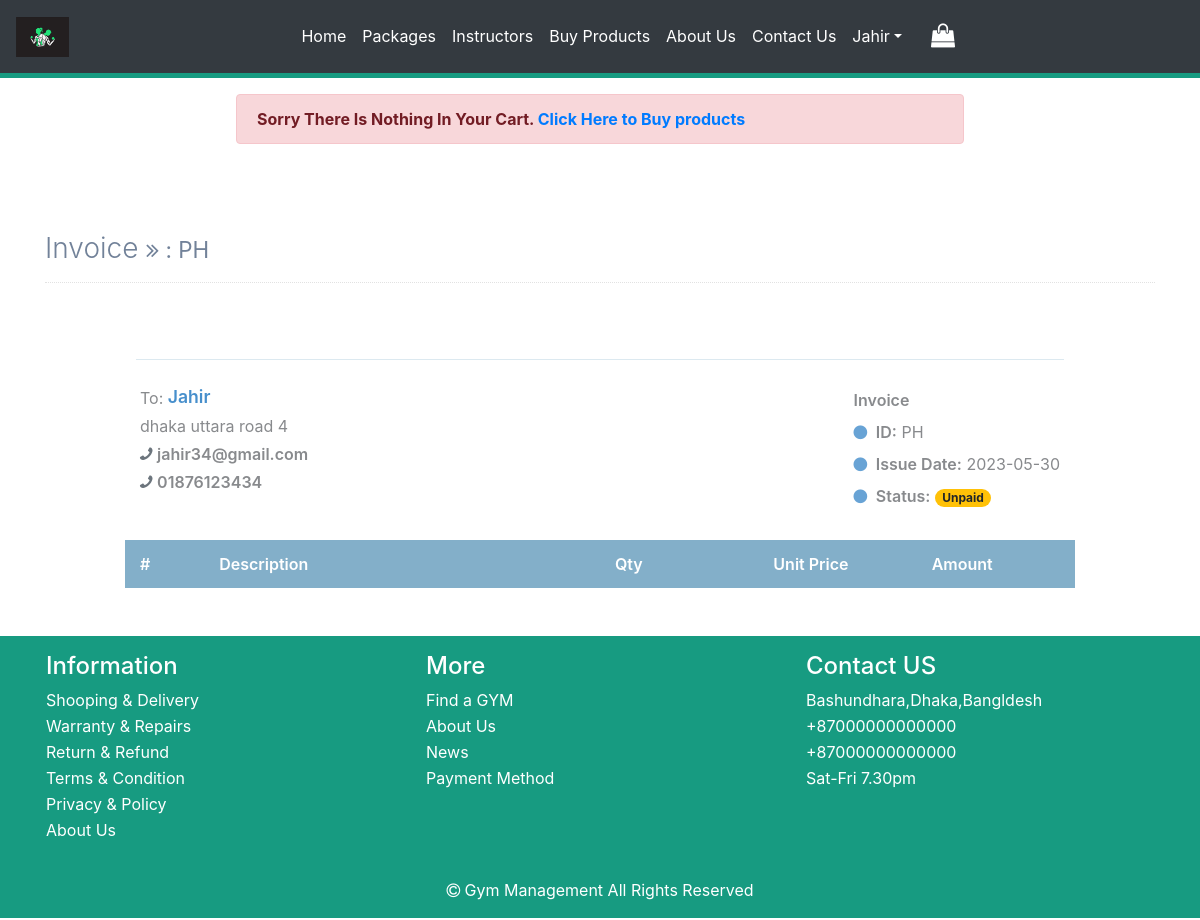
Screenshot of /invoice.php (signed in) with the database file from the repository.
### tables this page shows
CREATE TABLE `users` (
  `user_id` int(11) NOT NULL,
  `fname` varchar(100) NOT NULL,
  `lame` varchar(100) NOT NULL,
  `gender` varchar(1) NOT NULL,
  `age` int(11) NOT NULL,
  `username` varchar(100) NOT NULL,
  `password` varchar(100) NOT NULL,
  `address` varchar(200) NOT NULL,
  `phone_num` varchar(11) NOT NULL
);

### php-functions/php_query_functions.php (called while the page is built, shortened)
<?php
function PullData($con, $table, $columns, $condition, $oparator)
{
    $sql = "SELECT {$columns} FROM {$table}";
    $where_cls = "";
    if (is_array($condition)) {
        $where_cls = "where ";
        $and = "";
        foreach ($condition as $key => $val) {
            $where_cls .= "" . $and . " " . $key . "=" ."'$val'". " ";
            $and = $oparator;
        }
    }
    $sql .= " " . $where_cls;
    $result = $con->query($sql);
    return $result;
}
?>

### invoice.php (the view, shortened to what this page needs)
<!doctype html>
<html lang="en">
<head>
    <link rel="stylesheet" href="css/style.css">
    <link rel="stylesheet" href="https://maxcdn.bootstrapcdn.com/font-awesome/4.7.0/css/font-awesome.min.css">
    <link rel="stylesheet" href="https://stackpath.bootstrapcdn.com/bootstrap/4.3.1/css/bootstrap.min.css">
</head>
<body>
    <?php
    include('php-layout-files/navbar.php');
    ?>
    <?php
    include('php-functions/db_connection.php');
    include('php-functions/php_query_functions.php');
    $invoice_id = rand(10000, 90000);
    if (!isset($_SESSION['user_id'])) {
        echo  '<script>
        alert("You have to Log in to buy a Product and There is Nothing in Your Cart");
        </script>';
        echo '<script> location.replace("login.php"); </script>';
    } else {
        $uid = $_SESSION['user_id'];
        $condition = array(
            'user_id' => $uid
        );
        $result = PullData($con, 'users', '*', $condition, 'and');
        $row = mysqli_fetch_array($result);
    }
    ?>
    <?php
    if (empty($_SESSION['cart'])) {
    ?>
        <div class="container">
            <div class="row">
                <div class="col-md-8 mx-auto p-3">
                    <div class="alert alert-danger" role="alert">
                        <strong>Sorry There Is Nothing In Your Cart. <a name="" id="" href="gym-products.php">Click Here to Buy products</a></strong>
                    </div>
                </div>
            </div>
        </div>
    <?php }
    ?>
    <div class="page-content container my-5">
        <div class="page-header text-blue-d2">
            <h1 class="page-title text-secondary-d1">
                Invoice
                <small class="page-info">
                    <i class="fa fa-angle-double-right text-80"></i>
                    : <?php
                        ?>PH
                </small>
            </h1>
        </div>
        <div class="container px-0">
            <div class="row mt-4">
                <div class="col-12 col-lg-10 offset-lg-1">
                    <div class="row">
                        <div class="col-12">
                            <div class="text-center text-150">
                            </div>
                        </div>
                    </div>
                    <hr class="row brc-default-l1 mx-n1 mb-4" />
                    <div class="row">
                        <div class="col-sm-6">
                            <div>
                                <span class="text-sm text-grey-m2 align-middle">To:</span>
                                <span class="text-600 text-110 text-blue align-middle"><?php echo $row['fname'] ?></span>
                            </div>
                            <div class="text-grey-m2">
                                <div class="my-1">
                                    <?php echo $row['address'] ?>
                                </div>
                                <div class="my-1"><i class="fa fa-phone fa-flip-horizontal text-secondary"></i> <b class="text-600"> <?php echo $row['username'] ?></b></div>
                                <div class="my-1"><i class="fa fa-phone fa-flip-horizontal text-secondary"></i> <b class="text-600"> <?php echo $row['phone_num'] ?></b></div>
                            </div>
                        </div>
                        <div class="text-95 col-sm-6 align-self-start d-sm-flex justify-content-end">
                            <div class="text-grey-m2">
                                <div class="mt-1 mb-2 text-secondary-m1 text-600 text-125">
                                    Invoice
                                </div>
                                <div class="my-2"><i class="fa fa-circle text-blue-m2 text-xs mr-1"></i> <span class="text-600 text-90">ID:</span> <?php
                                                                                                                                                    if (!empty($_SESSION['cart'])) {
                                                                                                                                                        echo $invoice_id;
                                                                                                                                                    } ?>PH</div>
                                <div class="my-2"><i class="fa fa-circle text-blue-m2 text-xs mr-1"></i> <span class="text-600 text-90">Issue Date:</span> <?php echo date('Y-m-d'); ?></div>
                                <div class="my-2"><i class="fa fa-circle text-blue-m2 text-xs mr-1"></i> <span class="text-600 text-90">Status:</span> <span class="badge badge-warning badge-pill px-25">Unpaid</span></div>
                            </div>
                        </div>
                    </div>
                    <div class="mt-4">
                        <div class="row text-600 text-white bgc-default-tp1 py-25">
                            <div class="d-none d-sm-block col-1">#</div>
                            <div class="col-9 col-sm-5">Description</div>
                            <div class="d-none d-sm-block col-4 col-sm-2">Qty</div>
                            <div class="d-none d-sm-block col-sm-2">Unit Price</div>
                            <div class="col-2">Amount</div>
                        </div>
                </div>
            </div>
        </div>
    </div>
    </div>
    <?php include('php-layout-files/footer.php') ?>
</body>
</html>

### css/style.css (style rules this page uses)
body { color: black; font-family: 'Roboto', sans-serif; }

### invoice.php (style rules this page uses)
.text-secondary-d1 { color: #728299 !important; }
.page-header { margin: 0 0 1rem; padding-bottom: 1rem; padding-top: .5rem; border-bottom: 1px dotted #e2e2e2; display: -ms-flexbox; display: flex; -ms-flex-pack: justify; justify-content: space-between; -ms-flex-align: center; align-items: center; }
.page-title { padding: 0; margin: 0; font-size: 1.75rem; font-weight: 300; }
.brc-default-l1 { border-color: #dce9f0 !important; }
.ml-n1, .mx-n1 { margin-left: -.25rem !important; }
.mr-n1, .mx-n1 { margin-right: -.25rem !important; }
.mb-4, .my-4 { margin-bottom: 1.5rem !important; }
hr { margin-top: 1rem; margin-bottom: 1rem; border: 0; border-top: 1px solid rgba(0, 0, 0, .1); }
.text-grey-m2 { color: #888a8d !important; }
.font-bolder, .text-600 { font-weight: 600 !important; }
.text-110 { font-size: 110% !important; }
.text-blue { color: #478fcc !important; }
.pb-25, .py-25 { padding-bottom: .75rem !important; }
.pt-25, .py-25 { padding-top: .75rem !important; }
.bgc-default-tp1 { background-color: rgba(121, 169, 197, .92) !important; }
.text-blue-m2 { color: #68a3d5 !important; }
.text-150 { font-size: 150% !important; }

### rows the page displays
users: fname "Jahir", address "dhaka uttara road 4", username "jahir34@gmail.com", phone_num "01876123434"

### other values shown
$_SESSION['name'] "Jahir"
